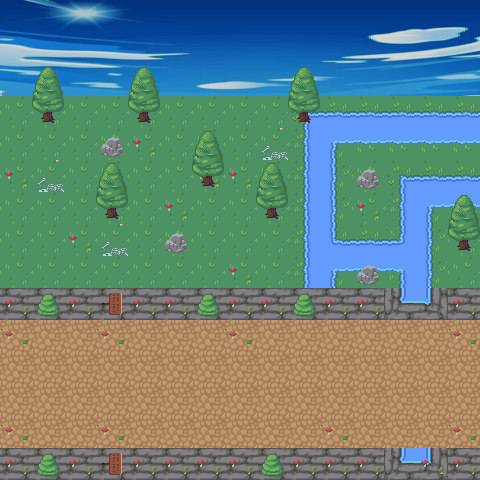

Below is a game level as drawn by its tile map, then a one-line description and the .tmx file that defines it, in full:
An orthogonal 15x15 tile map with 32x32 px tiles, 7 tile layers (herbe, plante, ciel, ruisseau, ...), 5 tilesets and 8 objects (3x collision, player, map_suivante, spawn_map_1, paul_path1, ...).

<map version="1.8" tiledversion="1.9.2" orientation="orthogonal" renderorder="right-down" width="15" height="15" tilewidth="32" tileheight="32" infinite="0" nextlayerid="20" nextobjectid="21">
 <tileset firstgid="1" source="carte_Dofus_2D.tsx" />
 <tileset firstgid="181" name="ciel_1" tilewidth="32" tileheight="32" tilecount="84" columns="21">
  <image source="../tuiles map/ciel/ciel_1.png" trans="000000" width="700" height="150" />
 </tileset>
 <tileset firstgid="265" name="ciel_all" tilewidth="32" tileheight="32" tilecount="300" columns="15">
  <image source="../tuiles map/ciel/ciel_all.png" trans="000000" width="500" height="650" />
  <tile id="0">
   <animation>
    <frame tileid="0" duration="1000" />
    <frame tileid="45" duration="1000" />
    <frame tileid="120" duration="1000" />
    <frame tileid="195" duration="1000" />
    <frame tileid="255" duration="1000" />
   </animation>
  </tile>
  <tile id="1">
   <animation>
    <frame tileid="1" duration="1000" />
    <frame tileid="46" duration="1000" />
    <frame tileid="121" duration="1000" />
    <frame tileid="196" duration="1000" />
    <frame tileid="256" duration="1000" />
   </animation>
  </tile>
  <tile id="2">
   <animation>
    <frame tileid="2" duration="1000" />
    <frame tileid="47" duration="1000" />
    <frame tileid="122" duration="1000" />
    <frame tileid="197" duration="1000" />
    <frame tileid="257" duration="1000" />
   </animation>
  </tile>
  <tile id="3">
   <animation>
    <frame tileid="3" duration="1000" />
    <frame tileid="48" duration="1000" />
    <frame tileid="123" duration="1000" />
    <frame tileid="198" duration="1000" />
    <frame tileid="258" duration="1000" />
   </animation>
  </tile>
  <tile id="4">
   <animation>
    <frame tileid="4" duration="1000" />
    <frame tileid="49" duration="1000" />
    <frame tileid="124" duration="1000" />
    <frame tileid="199" duration="1000" />
    <frame tileid="259" duration="1000" />
   </animation>
  </tile>
  <tile id="5">
   <animation>
    <frame tileid="5" duration="1000" />
    <frame tileid="50" duration="1000" />
    <frame tileid="125" duration="1000" />
    <frame tileid="200" duration="1000" />
    <frame tileid="260" duration="1000" />
   </animation>
  </tile>
  <tile id="6">
   <animation>
    <frame tileid="5" duration="1000" />
    <frame tileid="50" duration="1000" />
    <frame tileid="125" duration="1000" />
    <frame tileid="200" duration="1000" />
    <frame tileid="260" duration="1000" />
   </animation>
  </tile>
  <tile id="7">
   <animation>
    <frame tileid="7" duration="1000" />
    <frame tileid="52" duration="1000" />
    <frame tileid="127" duration="1000" />
    <frame tileid="202" duration="1000" />
    <frame tileid="262" duration="1000" />
   </animation>
  </tile>
  <tile id="8">
   <animation>
    <frame tileid="8" duration="1000" />
    <frame tileid="53" duration="1000" />
    <frame tileid="128" duration="1000" />
    <frame tileid="203" duration="1000" />
    <frame tileid="263" duration="1000" />
   </animation>
  </tile>
  <tile id="9">
   <animation>
    <frame tileid="9" duration="1000" />
    <frame tileid="54" duration="1000" />
    <frame tileid="129" duration="1000" />
    <frame tileid="204" duration="1000" />
    <frame tileid="264" duration="1000" />
   </animation>
  </tile>
  <tile id="10">
   <animation>
    <frame tileid="10" duration="1000" />
    <frame tileid="55" duration="1000" />
    <frame tileid="130" duration="1000" />
    <frame tileid="205" duration="1000" />
    <frame tileid="265" duration="1000" />
   </animation>
  </tile>
  <tile id="11">
   <animation>
    <frame tileid="11" duration="1000" />
    <frame tileid="56" duration="1000" />
    <frame tileid="131" duration="1000" />
    <frame tileid="206" duration="1000" />
    <frame tileid="266" duration="1000" />
   </animation>
  </tile>
  <tile id="12">
   <animation>
    <frame tileid="12" duration="1000" />
    <frame tileid="57" duration="1000" />
    <frame tileid="132" duration="1000" />
    <frame tileid="207" duration="1000" />
    <frame tileid="267" duration="1000" />
   </animation>
  </tile>
  <tile id="13">
   <animation>
    <frame tileid="13" duration="1000" />
    <frame tileid="58" duration="1000" />
    <frame tileid="133" duration="1000" />
    <frame tileid="208" duration="1000" />
    <frame tileid="268" duration="1000" />
   </animation>
  </tile>
  <tile id="14">
   <animation>
    <frame tileid="14" duration="1000" />
    <frame tileid="59" duration="1000" />
    <frame tileid="134" duration="1000" />
    <frame tileid="209" duration="1000" />
    <frame tileid="269" duration="1000" />
   </animation>
  </tile>
  <tile id="15">
   <animation>
    <frame tileid="15" duration="1000" />
    <frame tileid="60" duration="1000" />
    <frame tileid="135" duration="1000" />
    <frame tileid="210" duration="1000" />
    <frame tileid="270" duration="1000" />
   </animation>
  </tile>
  <tile id="16">
   <animation>
    <frame tileid="16" duration="1000" />
    <frame tileid="61" duration="1000" />
    <frame tileid="136" duration="1000" />
    <frame tileid="211" duration="1000" />
    <frame tileid="271" duration="1000" />
   </animation>
  </tile>
  <tile id="17">
   <animation>
    <frame tileid="17" duration="1000" />
    <frame tileid="62" duration="1000" />
    <frame tileid="137" duration="1000" />
    <frame tileid="212" duration="1000" />
    <frame tileid="272" duration="1000" />
   </animation>
  </tile>
  <tile id="18">
   <animation>
    <frame tileid="18" duration="1000" />
    <frame tileid="63" duration="1000" />
    <frame tileid="138" duration="1000" />
    <frame tileid="213" duration="1000" />
    <frame tileid="273" duration="1000" />
   </animation>
  </tile>
  <tile id="19">
   <animation>
    <frame tileid="19" duration="1000" />
    <frame tileid="64" duration="1000" />
    <frame tileid="139" duration="1000" />
    <frame tileid="214" duration="1000" />
    <frame tileid="274" duration="1000" />
   </animation>
  </tile>
  <tile id="20">
   <animation>
    <frame tileid="20" duration="1000" />
    <frame tileid="65" duration="1000" />
    <frame tileid="140" duration="1000" />
    <frame tileid="215" duration="1000" />
    <frame tileid="275" duration="1000" />
   </animation>
  </tile>
  <tile id="21">
   <animation>
    <frame tileid="21" duration="1000" />
    <frame tileid="66" duration="1000" />
    <frame tileid="141" duration="1000" />
    <frame tileid="216" duration="1000" />
    <frame tileid="276" duration="1000" />
   </animation>
  </tile>
  <tile id="22">
   <animation>
    <frame tileid="22" duration="1000" />
    <frame tileid="67" duration="1000" />
    <frame tileid="142" duration="1000" />
    <frame tileid="217" duration="1000" />
    <frame tileid="277" duration="1000" />
   </animation>
  </tile>
  <tile id="23">
   <animation>
    <frame tileid="23" duration="1000" />
    <frame tileid="68" duration="1000" />
    <frame tileid="143" duration="1000" />
    <frame tileid="218" duration="1000" />
    <frame tileid="278" duration="1000" />
   </animation>
  </tile>
  <tile id="24">
   <animation>
    <frame tileid="24" duration="1000" />
    <frame tileid="69" duration="1000" />
    <frame tileid="144" duration="1000" />
    <frame tileid="219" duration="1000" />
    <frame tileid="279" duration="1000" />
   </animation>
  </tile>
  <tile id="25">
   <animation>
    <frame tileid="25" duration="1000" />
    <frame tileid="70" duration="1000" />
    <frame tileid="145" duration="1000" />
    <frame tileid="220" duration="1000" />
    <frame tileid="280" duration="1000" />
   </animation>
  </tile>
  <tile id="26">
   <animation>
    <frame tileid="26" duration="1000" />
    <frame tileid="71" duration="1000" />
    <frame tileid="146" duration="1000" />
    <frame tileid="221" duration="1000" />
    <frame tileid="281" duration="1000" />
   </animation>
  </tile>
  <tile id="27">
   <animation>
    <frame tileid="27" duration="1000" />
    <frame tileid="72" duration="1000" />
    <frame tileid="147" duration="1000" />
    <frame tileid="222" duration="1000" />
    <frame tileid="282" duration="1000" />
   </animation>
  </tile>
  <tile id="28">
   <animation>
    <frame tileid="28" duration="1000" />
    <frame tileid="73" duration="1000" />
    <frame tileid="148" duration="1000" />
    <frame tileid="223" duration="1000" />
    <frame tileid="283" duration="1000" />
   </animation>
  </tile>
  <tile id="29">
   <animation>
    <frame tileid="29" duration="1000" />
    <frame tileid="74" duration="1000" />
    <frame tileid="149" duration="1000" />
    <frame tileid="224" duration="1000" />
    <frame tileid="284" duration="1000" />
   </animation>
  </tile>
  <tile id="30">
   <animation>
    <frame tileid="30" duration="1000" />
    <frame tileid="75" duration="1000" />
    <frame tileid="150" duration="1000" />
    <frame tileid="225" duration="1000" />
    <frame tileid="285" duration="1000" />
   </animation>
  </tile>
  <tile id="31">
   <animation>
    <frame tileid="31" duration="1000" />
    <frame tileid="76" duration="1000" />
    <frame tileid="151" duration="1000" />
    <frame tileid="226" duration="1000" />
    <frame tileid="286" duration="1000" />
   </animation>
  </tile>
  <tile id="32">
   <animation>
    <frame tileid="32" duration="1000" />
    <frame tileid="77" duration="1000" />
    <frame tileid="152" duration="1000" />
    <frame tileid="227" duration="1000" />
    <frame tileid="287" duration="1000" />
   </animation>
  </tile>
  <tile id="33">
   <animation>
    <frame tileid="33" duration="1000" />
    <frame tileid="78" duration="1000" />
    <frame tileid="153" duration="1000" />
    <frame tileid="228" duration="1000" />
    <frame tileid="288" duration="1000" />
   </animation>
  </tile>
  <tile id="34">
   <animation>
    <frame tileid="34" duration="1000" />
    <frame tileid="79" duration="1000" />
    <frame tileid="154" duration="1000" />
    <frame tileid="229" duration="1000" />
    <frame tileid="289" duration="1000" />
   </animation>
  </tile>
  <tile id="35">
   <animation>
    <frame tileid="35" duration="1000" />
    <frame tileid="80" duration="1000" />
    <frame tileid="155" duration="1000" />
    <frame tileid="230" duration="1000" />
    <frame tileid="290" duration="1000" />
   </animation>
  </tile>
  <tile id="36">
   <animation>
    <frame tileid="36" duration="1000" />
    <frame tileid="81" duration="1000" />
    <frame tileid="156" duration="1000" />
    <frame tileid="231" duration="1000" />
    <frame tileid="291" duration="1000" />
   </animation>
  </tile>
  <tile id="37">
   <animation>
    <frame tileid="37" duration="1000" />
    <frame tileid="82" duration="1000" />
    <frame tileid="157" duration="1000" />
    <frame tileid="232" duration="1000" />
    <frame tileid="292" duration="1000" />
   </animation>
  </tile>
  <tile id="38">
   <animation>
    <frame tileid="38" duration="1000" />
    <frame tileid="83" duration="1000" />
    <frame tileid="158" duration="1000" />
    <frame tileid="233" duration="1000" />
    <frame tileid="293" duration="1000" />
   </animation>
  </tile>
  <tile id="39">
   <animation>
    <frame tileid="39" duration="1000" />
    <frame tileid="84" duration="1000" />
    <frame tileid="159" duration="1000" />
    <frame tileid="234" duration="1000" />
    <frame tileid="294" duration="1000" />
   </animation>
  </tile>
  <tile id="40">
   <animation>
    <frame tileid="40" duration="1000" />
    <frame tileid="85" duration="1000" />
    <frame tileid="160" duration="1000" />
    <frame tileid="235" duration="1000" />
    <frame tileid="295" duration="1000" />
   </animation>
  </tile>
  <tile id="41">
   <animation>
    <frame tileid="41" duration="1000" />
    <frame tileid="86" duration="1000" />
    <frame tileid="161" duration="1000" />
    <frame tileid="236" duration="1000" />
    <frame tileid="296" duration="1000" />
   </animation>
  </tile>
  <tile id="42">
   <animation>
    <frame tileid="42" duration="1000" />
    <frame tileid="87" duration="1000" />
    <frame tileid="162" duration="1000" />
    <frame tileid="237" duration="1000" />
    <frame tileid="297" duration="1000" />
   </animation>
  </tile>
  <tile id="43">
   <animation>
    <frame tileid="43" duration="1000" />
    <frame tileid="88" duration="1000" />
    <frame tileid="163" duration="1000" />
    <frame tileid="238" duration="1000" />
    <frame tileid="298" duration="1000" />
   </animation>
  </tile>
  <tile id="44">
   <animation>
    <frame tileid="44" duration="1000" />
    <frame tileid="89" duration="1000" />
    <frame tileid="164" duration="1000" />
    <frame tileid="239" duration="1000" />
    <frame tileid="299" duration="1000" />
   </animation>
  </tile>
 </tileset>
 <tileset firstgid="565" name="ciel_2" tilewidth="32" tileheight="32" tilecount="84" columns="21">
  <image source="../tuiles map/ciel/ciel_2.png" trans="000000" width="700" height="150" />
 </tileset>
 <tileset firstgid="649" source="../tuiles map/donjon/dungeon.tsx" />
 <layer id="2" name="herbe" width="15" height="15" locked="1">
  <data encoding="csv">
0,0,0,0,0,0,0,0,0,0,0,0,0,0,0,
0,0,0,0,0,0,0,0,0,0,0,0,0,0,0,
0,0,0,0,0,0,0,0,0,0,0,0,0,0,0,
0,0,0,0,0,0,0,0,0,0,0,0,0,0,0,
82,82,82,82,82,82,82,82,82,82,82,82,24,24,82,
82,82,82,82,82,82,82,82,82,82,82,82,82,82,82,
82,82,82,82,82,82,82,82,82,82,82,82,82,82,82,
82,82,82,82,82,82,82,82,82,82,82,82,82,82,82,
82,82,82,82,82,82,82,82,82,82,82,82,82,82,82,
44,44,44,44,44,44,44,44,44,44,44,44,44,0,44,
43,43,43,43,43,43,43,43,43,43,43,43,43,43,43,
43,43,43,43,43,43,43,43,43,43,43,43,43,43,43,
43,43,43,43,43,43,43,43,43,43,43,43,43,43,43,
43,43,43,43,43,43,43,43,43,43,43,43,43,43,43,
44,44,44,44,44,44,44,44,44,44,44,44,44,44,44
</data>
 </layer>
 <layer id="9" name="plante" width="15" height="15" locked="1">
  <data encoding="csv">
0,0,0,0,0,0,0,0,0,0,0,0,0,0,0,
0,0,0,0,0,0,0,0,0,0,0,0,0,0,0,
0,0,0,0,0,0,0,0,0,0,0,0,0,0,0,
0,0,0,0,0,0,0,0,24,0,0,0,0,0,0,
0,0,0,0,24,0,0,0,0,0,0,0,0,0,0,
24,0,0,0,0,0,24,24,0,0,0,0,0,0,4,
0,0,0,0,0,24,0,0,0,0,0,24,0,0,0,
0,0,24,0,0,0,0,0,0,0,0,0,0,0,0,
0,0,0,0,0,0,0,24,0,0,24,0,0,0,0,
0,0,0,0,0,0,22,0,24,0,0,0,0,0,0,
0,0,0,0,0,0,0,0,0,0,0,0,0,0,0,
0,0,0,0,0,0,0,0,0,0,0,0,0,0,0,
0,0,0,0,0,0,0,0,0,0,0,0,0,0,0,
0,0,0,0,0,0,0,0,0,0,0,0,0,0,0,
0,0,0,0,0,0,0,0,0,0,0,0,0,0,0
</data>
 </layer>
 <layer id="7" name="ciel" width="15" height="15" tintcolor="#eafffd">
  <data encoding="csv">
325,326,327,328,329,330,331,332,333,334,335,336,337,338,339,
340,341,342,343,344,345,346,347,348,349,350,351,352,353,354,
355,356,357,358,359,360,361,362,363,364,365,366,367,368,369,
82,82,82,82,82,82,82,82,82,82,82,82,82,82,82,
0,0,0,0,0,0,0,0,0,0,0,0,0,0,0,
0,0,0,0,0,0,0,0,0,0,0,0,0,0,0,
0,0,0,0,0,0,0,0,0,0,0,0,0,0,0,
0,0,0,0,0,0,0,0,0,0,0,0,0,0,0,
0,0,0,0,0,0,0,0,0,0,0,0,0,0,0,
0,0,0,0,0,0,0,0,0,0,0,0,0,0,0,
0,0,0,0,0,0,0,0,0,0,0,0,0,0,0,
0,0,0,0,0,0,0,0,0,0,0,0,0,0,0,
0,0,0,0,0,0,0,0,0,0,0,0,0,0,0,
0,0,0,0,0,0,0,0,0,0,0,0,0,0,0,
0,0,0,0,0,0,0,0,0,0,0,0,0,0,0
</data>
 </layer>
 <layer id="8" name="ruisseau" width="15" height="15" locked="1">
  <data encoding="csv">
0,0,0,0,0,0,0,0,0,0,0,0,0,0,0,
0,0,0,0,0,0,0,0,0,0,0,0,0,0,0,
0,0,0,0,0,0,0,0,0,0,0,0,0,0,0,
0,0,0,0,0,0,0,0,0,69,107,107,107,107,107,
0,0,0,0,0,0,0,0,0,88,66,67,67,67,67,
0,0,0,0,0,0,0,0,0,88,86,0,69,107,107,
0,0,0,0,0,0,0,0,0,88,86,0,88,66,67,
0,0,0,0,0,0,0,0,0,88,106,107,108,86,0,
0,0,0,0,0,0,0,0,0,88,66,67,68,86,0,
0,0,0,0,0,0,0,0,0,0,0,0,0,0,0,
0,0,0,0,0,0,0,0,0,0,0,0,0,0,0,
0,0,0,0,0,0,0,0,0,0,0,0,0,0,0,
0,0,0,0,0,0,0,0,0,0,0,0,0,0,0,
0,0,0,0,0,0,0,0,0,0,0,0,0,0,0,
0,0,0,0,0,0,0,0,0,0,0,0,0,0,0
</data>
 </layer>
 <layer id="11" name="pont" width="15" height="15" locked="1">
  <data encoding="csv">
0,0,0,0,0,0,0,0,0,0,0,0,0,0,0,
0,0,0,0,0,0,0,0,0,0,0,0,0,0,0,
0,0,0,0,0,0,0,0,0,0,0,0,0,0,0,
0,0,0,0,0,0,0,0,0,0,0,0,0,0,0,
0,0,0,0,0,0,0,0,0,0,0,0,0,0,0,
0,0,0,0,0,0,0,0,0,0,0,0,0,0,0,
0,0,0,0,0,0,0,0,0,0,0,0,0,0,0,
0,0,0,0,0,0,0,0,0,0,0,0,0,0,0,
0,0,0,0,0,0,0,0,0,0,0,0,0,0,0,
0,0,0,0,0,0,0,0,0,0,0,0,56,58,0,
0,0,0,0,0,0,0,0,0,0,0,0,0,0,0,
0,0,0,0,0,0,0,0,0,0,0,0,0,0,0,
0,0,0,0,0,0,0,0,0,0,0,0,0,0,0,
0,0,0,0,0,0,0,0,0,0,0,0,0,0,0,
0,0,0,0,0,0,0,0,0,0,0,0,56,58,0
</data>
 </layer>
 <layer id="3" name="arbre" width="15" height="15" locked="1">
  <data encoding="csv">
0,0,0,0,0,0,0,0,0,0,0,0,0,0,0,
0,0,0,0,0,0,0,0,0,0,0,0,0,0,0,
0,1,0,0,1,0,0,0,0,1,0,0,0,0,0,
0,21,0,0,21,0,0,0,0,21,0,0,0,0,0,
0,0,0,23,0,0,1,0,0,0,0,0,0,0,0,
0,0,0,1,0,0,21,0,1,0,0,23,0,0,0,
0,0,0,21,0,0,0,0,21,0,0,0,0,0,1,
0,0,0,0,0,23,0,0,0,0,0,0,0,0,21,
0,0,0,0,0,0,0,0,0,0,0,23,0,0,0,
24,22,24,0,24,24,0,24,0,22,24,24,0,0,24,
24,0,0,24,0,0,0,24,0,0,0,0,0,0,24,
0,0,0,0,0,0,0,0,0,0,0,0,0,0,0,
0,0,0,0,0,0,0,0,0,0,0,0,0,0,0,
24,0,0,24,0,0,0,0,0,0,24,0,0,0,24,
24,22,24,0,24,24,24,24,22,24,24,24,0,24,24
</data>
 </layer>
 <layer id="6" name="panneau" width="15" height="15">
  <data encoding="csv">
0,0,0,0,0,0,0,0,0,0,0,0,0,0,0,
0,0,0,0,0,0,0,0,0,0,0,0,0,0,0,
0,0,0,0,0,0,0,0,0,0,0,0,0,0,0,
0,0,0,0,0,0,0,0,0,0,0,0,0,0,0,
0,0,0,0,0,0,0,0,660,0,0,0,0,0,0,
0,660,0,0,0,0,0,0,0,0,0,0,0,0,0,
0,0,0,0,0,0,0,0,0,0,0,0,0,0,0,
0,0,0,660,0,0,0,0,0,0,0,0,0,0,0,
0,0,0,0,0,0,0,0,0,0,0,0,0,0,0,
0,0,0,2684354563,0,0,0,0,0,0,0,0,0,0,0,
0,0,0,0,0,0,0,0,0,0,0,0,0,0,0,
0,0,0,0,0,0,0,0,0,0,0,0,0,0,0,
0,0,0,0,0,0,0,0,0,0,0,0,0,0,0,
0,0,0,0,0,0,0,0,0,0,0,0,0,0,0,
0,0,0,2684354563,0,0,0,0,0,0,0,0,0,0,0
</data>
 </layer>
 <objectgroup id="14" name="objects" class="colision">
  <object id="1" name="player" x="19" y="385">
   <point />
  </object>
  <object id="3" type="collision" x="1.75033" y="288.222" width="477.841" height="30.3391" />
  <object id="7" type="collision" x="0" y="448.086" width="480.175" height="32.6729" />
  <object id="16" name="map_suivante" x="461" y="319" width="18" height="128" />
  <object id="17" name="spawn_map_1" x="400.827" y="386.241">
   <point />
  </object>
  <object id="18" type="collision" x="-2.33378" y="288.805" width="6.41789" height="191.37" />
 </objectgroup>
 <objectgroup id="19" name="NPC_Path">
  <object id="19" name="paul_path1" x="287.638" y="351.234" width="32.0895" height="32.6729" />
  <object id="20" name="paul_path2" x="191.953" y="351.817" width="32.0895" height="32.0895" />
 </objectgroup>
</map>
